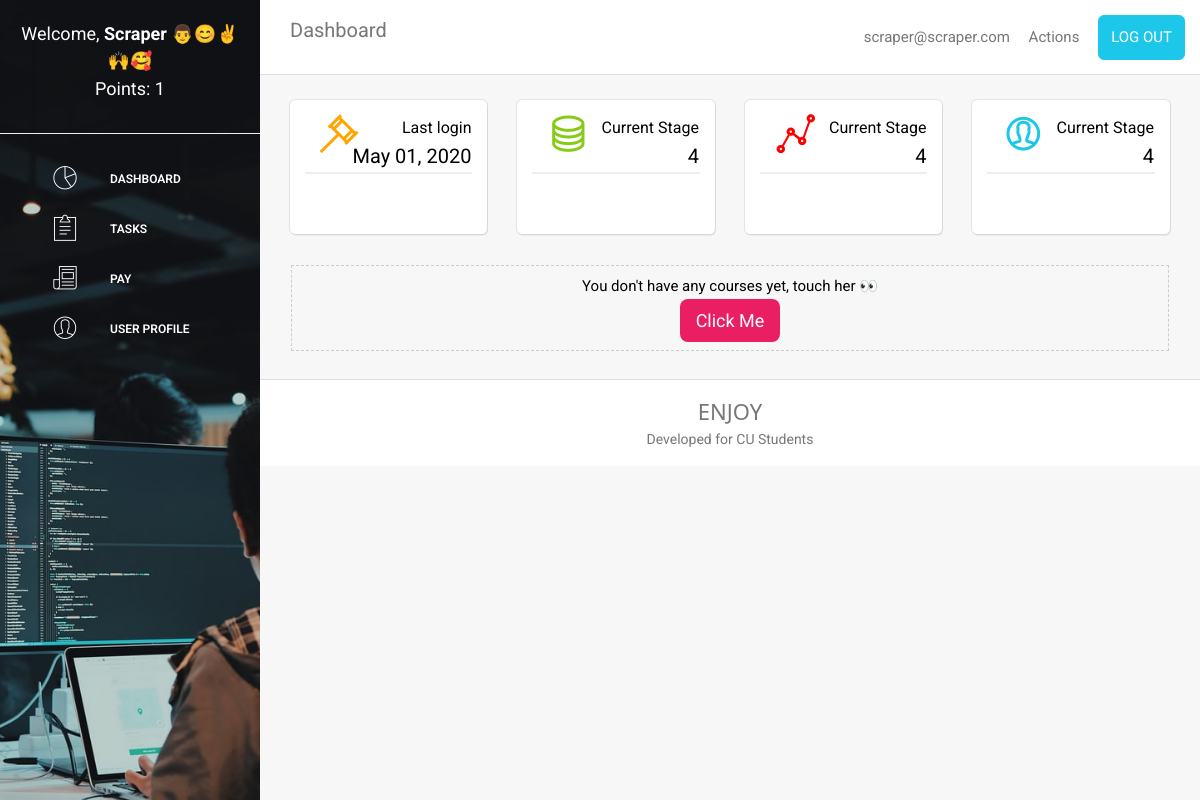
The page /student (signed in) on the database as committed earlier.
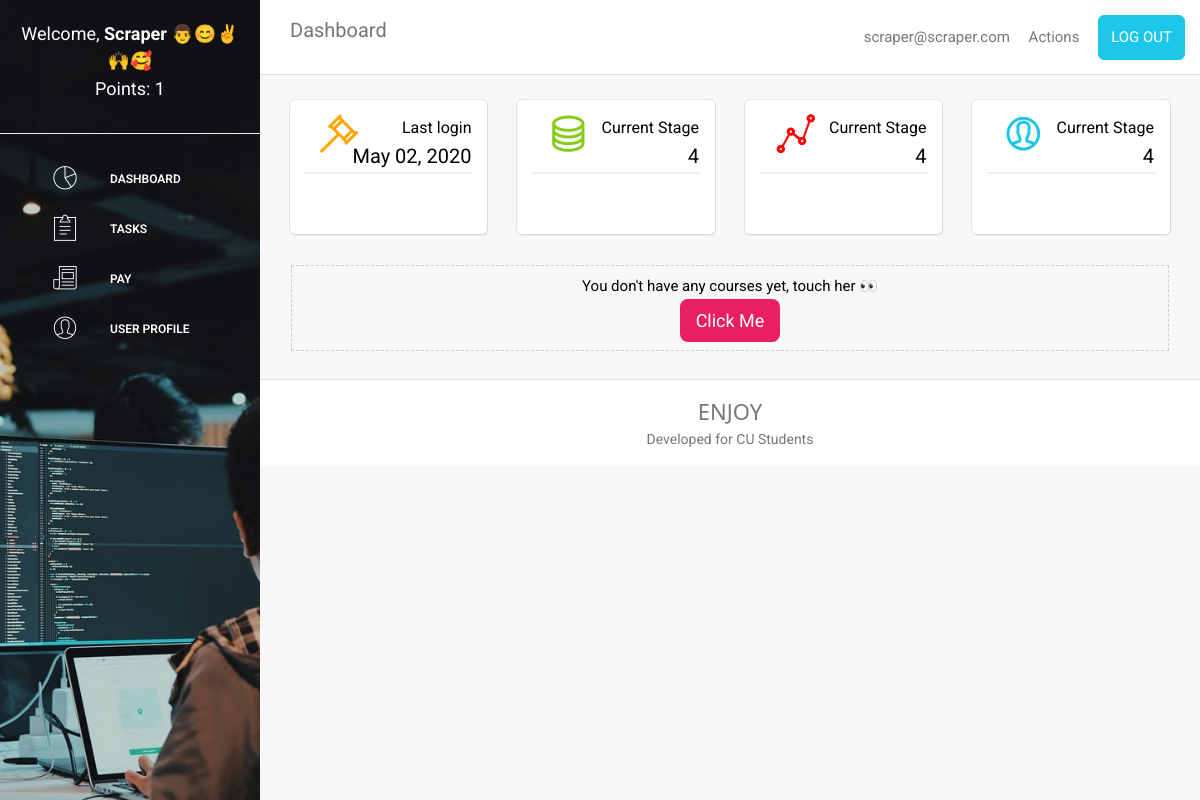
The same page on the database as committed later.
### scraper/models.py (models this page shows, shortened)
class User(AbstractUser):
    username = models.CharField(max_length=20, unique=False)
    email = models.EmailField(_('email address'), unique=True)
    USERNAME_FIELD = 'email'
    REQUIRED_FIELDS = ["username"]
    objects = CustomUserManager()

class UserProfile(models.Model):
    BASIC = 'BC'
    BIG_BOSS = 'BB'
    NONE = "NN"
    CHOICE_PLAN = [(BASIC, "BASIC"), (BIG_BOSS, "BIG BOSS"), (NONE,"NONE")]
    user = models.OneToOneField(User, on_delete=models.CASCADE)
    points = models.IntegerField(default=1)
    paid = models.BooleanField(default=False)
    plan = models.CharField(max_length=2, choices=CHOICE_PLAN, default=NONE)

### scraper/views.py (the view)
# urls.py: path("student", views.student, name="student"),
@login_required()
def student(request):
    user = request.user
    if request.POST:
        form = MoodleDetailsForm(request.POST)
        if form.is_valid():
            username = form.cleaned_data["matric_num"]
            password = form.cleaned_data["password"]
            context = {}
            try:
                MoodleDetails.objects.get(user=user)
            except MoodleDetails.DoesNotExist:
                MoodleDetails.objects.create(user=user, username=username, password=password)
                person, error = create_session(request)
                if "invalid" in error:
                    print(f"Invalid login : {error}" )
                    context["error"] = error
                    return render(request, "scraper/student.html", context)
                details = person.get_course_links()
                for index in range(0, len(details), 2):
                    Course.objects.create(user=user, course_name=details[index+1], course_url=details[index])
    else:
        form = MoodleDetailsForm()
    user_courses = Course.objects.filter(user=user)
    user_course_one = [course for course in user_courses[::2]]
    user_course_two = [course for course in user_courses[1::2]]
    last_login = user.last_login.strftime("%b %d, %Y")
    context = {
        "course_one":user_course_one,
        "course_two":user_course_two,
        "user": user,
        "form":form,
        "last_login":last_login,
    }
    return render(request, "scraper/student.html", context)

### templates/scraper/student.html (shortened to what the changed rows need)
{%extends "base.html"%}
{%load static%}
{%block content%}
<body>
    <div class="sidenav" id="sidenav">
        <div class="sidehead" id="sidehead1" style="color:white; text-align:center; padding:10px 15px;font-size:18px">
            <span>Welcome, <strong>{{user.username}} 👨😊✌🙌🥰</strong></span><br>
            <p>Points: {%if user.userprofile.paid %} Unlimited {%else %} {{user.userprofile.points}}{%endif%}</p>
        </div>
    </div>
    <div class="main" id="main">
        <div class="navbar">
            <div class="row navelem">
                <div class="othnav rest">
                    <ul style="margin:0; float: right;">
                        <li>{{user.email}}</li>
                        <li>Actions </li>
                        <li><button class="btn blue" onclick="location.href='{%url 'logout'%}'" type="submit">LOG
                                OUT</button> </li>
                    </ul>
                </div>
            </div>
        </div>
        <div class="mainblrbs">
            <div class="details row">
                <div class="row">
                    <div class="quarter">
                        <div class="blurbs pd15">
                            <div class="row" style="padding-bottom: 25px;">
                                <div class="md12">
                                    <div class="blb-text rest">
                                        <p style="font-size: 16px;">Last login</p>
                                        <p class="blurb-num">{{last_login}}</p>
                                    </div>
                                </div>
                            </div>
                        </div>
                    </div>
                </div>
            </div>
        </div>
    </div>
</body>
{%endblock content%}

Rows that differ between the two databases and show on the page:
changed User "Scraper": last_login "May 01, 2020" → "May 02, 2020"
